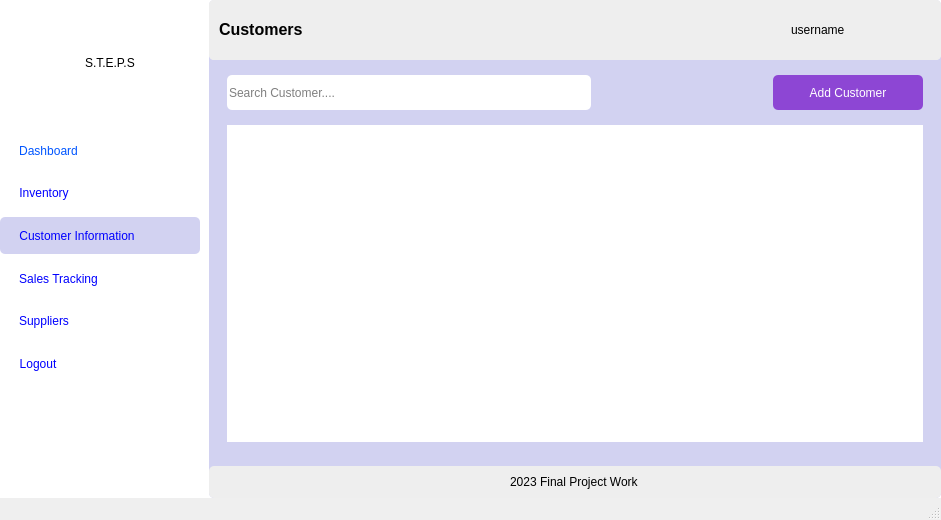
<?xml version="1.0" encoding="UTF-8"?>
<ui version="4.0">
 <class>MainWindow</class>
 <widget class="QMainWindow" name="MainWindow">
  <property name="geometry">
   <rect>
    <x>0</x>
    <y>0</y>
    <width>941</width>
    <height>520</height>
   </rect>
  </property>
  <property name="windowTitle">
   <string>Customers</string>
  </property>
  <property name="styleSheet">
   <string notr="true">MainWindow{
	background-color: #ffe135
}</string>
  </property>
  <widget class="QWidget" name="centralwidget">
   <property name="styleSheet">
    <string notr="true">background-color: rgb(255, 255, 255);</string>
   </property>
   <layout class="QHBoxLayout" name="horizontalLayout">
    <property name="spacing">
     <number>9</number>
    </property>
    <property name="leftMargin">
     <number>0</number>
    </property>
    <property name="topMargin">
     <number>0</number>
    </property>
    <property name="rightMargin">
     <number>0</number>
    </property>
    <property name="bottomMargin">
     <number>0</number>
    </property>
    <item>
     <widget class="QWidget" name="widget_2" native="true">
      <property name="minimumSize">
       <size>
        <width>200</width>
        <height>0</height>
       </size>
      </property>
      <property name="maximumSize">
       <size>
        <width>200</width>
        <height>16777215</height>
       </size>
      </property>
      <property name="styleSheet">
       <string notr="true">border-radius: 5px;</string>
      </property>
      <layout class="QVBoxLayout" name="verticalLayout_8">
       <property name="leftMargin">
        <number>0</number>
       </property>
       <property name="topMargin">
        <number>0</number>
       </property>
       <property name="rightMargin">
        <number>0</number>
       </property>
       <property name="bottomMargin">
        <number>0</number>
       </property>
       <item alignment="Qt::AlignTop">
        <widget class="QWidget" name="widget_3" native="true">
         <property name="sizePolicy">
          <sizepolicy hsizetype="Preferred" vsizetype="Maximum">
           <horstretch>0</horstretch>
           <verstretch>0</verstretch>
          </sizepolicy>
         </property>
         <property name="minimumSize">
          <size>
           <width>200</width>
           <height>400</height>
          </size>
         </property>
         <property name="maximumSize">
          <size>
           <width>200</width>
           <height>800</height>
          </size>
         </property>
         <property name="styleSheet">
          <string notr="true">border-radius: 5px;</string>
         </property>
         <layout class="QVBoxLayout" name="verticalLayout">
          <property name="leftMargin">
           <number>0</number>
          </property>
          <property name="topMargin">
           <number>0</number>
          </property>
          <property name="rightMargin">
           <number>0</number>
          </property>
          <property name="bottomMargin">
           <number>0</number>
          </property>
          <item>
           <widget class="QWidget" name="widget" native="true">
            <property name="sizePolicy">
             <sizepolicy hsizetype="Expanding" vsizetype="Expanding">
              <horstretch>0</horstretch>
              <verstretch>0</verstretch>
             </sizepolicy>
            </property>
            <property name="maximumSize">
             <size>
              <width>16777215</width>
              <height>90</height>
             </size>
            </property>
            <property name="styleSheet">
             <string notr="true"/>
            </property>
            <layout class="QHBoxLayout" name="horizontalLayout_4">
             <item>
              <widget class="QLabel" name="label_2">
               <property name="sizePolicy">
                <sizepolicy hsizetype="Maximum" vsizetype="Maximum">
                 <horstretch>0</horstretch>
                 <verstretch>0</verstretch>
                </sizepolicy>
               </property>
               <property name="maximumSize">
                <size>
                 <width>70</width>
                 <height>70</height>
                </size>
               </property>
               <property name="text">
                <string/>
               </property>
               <property name="pixmap">
                <pixmap>../icons/point-of-sale.png</pixmap>
               </property>
               <property name="scaledContents">
                <bool>true</bool>
               </property>
              </widget>
             </item>
             <item>
              <widget class="QLabel" name="label">
               <property name="styleSheet">
                <string notr="true">font: 81 16pt &quot;Open Sans ExtraBold&quot;;</string>
               </property>
               <property name="text">
                <string>S.T.E.P.S</string>
               </property>
              </widget>
             </item>
            </layout>
           </widget>
          </item>
          <item>
           <widget class="QWidget" name="widget_6" native="true">
            <property name="maximumSize">
             <size>
              <width>16777215</width>
              <height>250</height>
             </size>
            </property>
            <layout class="QVBoxLayout" name="verticalLayout_12">
             <property name="leftMargin">
              <number>0</number>
             </property>
             <property name="topMargin">
              <number>0</number>
             </property>
             <property name="rightMargin">
              <number>0</number>
             </property>
             <property name="bottomMargin">
              <number>0</number>
             </property>
             <item>
              <widget class="QWidget" name="widget_12" native="true">
               <property name="maximumSize">
                <size>
                 <width>16777215</width>
                 <height>40</height>
                </size>
               </property>
               <property name="styleSheet">
                <string notr="true"/>
               </property>
               <layout class="QVBoxLayout" name="verticalLayout_21">
                <property name="leftMargin">
                 <number>19</number>
                </property>
                <property name="topMargin">
                 <number>0</number>
                </property>
                <property name="rightMargin">
                 <number>0</number>
                </property>
                <property name="bottomMargin">
                 <number>0</number>
                </property>
                <item alignment="Qt::AlignLeft">
                 <widget class="QPushButton" name="dashboard">
                  <property name="sizePolicy">
                   <sizepolicy hsizetype="Minimum" vsizetype="Expanding">
                    <horstretch>0</horstretch>
                    <verstretch>0</verstretch>
                   </sizepolicy>
                  </property>
                  <property name="styleSheet">
                   <string notr="true">font: 75 10pt &quot;MS Shell Dlg 2&quot;;
color: rgb(0, 85, 255);</string>
                  </property>
                  <property name="text">
                   <string>Dashboard</string>
                  </property>
                  <property name="icon">
                   <iconset>
                    <normaloff>../icons/dashboard-report-icon.png</normaloff>../icons/dashboard-report-icon.png</iconset>
                  </property>
                 </widget>
                </item>
               </layout>
              </widget>
             </item>
             <item>
              <widget class="QWidget" name="widget_20" native="true">
               <property name="maximumSize">
                <size>
                 <width>16777215</width>
                 <height>40</height>
                </size>
               </property>
               <layout class="QVBoxLayout" name="verticalLayout_22">
                <property name="leftMargin">
                 <number>19</number>
                </property>
                <property name="topMargin">
                 <number>0</number>
                </property>
                <property name="rightMargin">
                 <number>0</number>
                </property>
                <property name="bottomMargin">
                 <number>0</number>
                </property>
                <item alignment="Qt::AlignLeft">
                 <widget class="QPushButton" name="products">
                  <property name="sizePolicy">
                   <sizepolicy hsizetype="Expanding" vsizetype="Expanding">
                    <horstretch>0</horstretch>
                    <verstretch>0</verstretch>
                   </sizepolicy>
                  </property>
                  <property name="minimumSize">
                   <size>
                    <width>0</width>
                    <height>0</height>
                   </size>
                  </property>
                  <property name="styleSheet">
                   <string notr="true">font: 75 10pt &quot;MS Shell Dlg 2&quot;;
color: rgb(0, 0, 255);</string>
                  </property>
                  <property name="text">
                   <string>Inventory</string>
                  </property>
                  <property name="icon">
                   <iconset>
                    <normaloff>../icons/groceries-icon.png</normaloff>../icons/groceries-icon.png</iconset>
                  </property>
                 </widget>
                </item>
               </layout>
              </widget>
             </item>
             <item>
              <widget class="QWidget" name="widget_22" native="true">
               <property name="maximumSize">
                <size>
                 <width>16777215</width>
                 <height>40</height>
                </size>
               </property>
               <property name="styleSheet">
                <string notr="true">background-color: rgb(210, 210, 241);</string>
               </property>
               <layout class="QVBoxLayout" name="verticalLayout_23">
                <property name="leftMargin">
                 <number>19</number>
                </property>
                <property name="topMargin">
                 <number>0</number>
                </property>
                <property name="rightMargin">
                 <number>0</number>
                </property>
                <property name="bottomMargin">
                 <number>0</number>
                </property>
                <item alignment="Qt::AlignLeft">
                 <widget class="QPushButton" name="customers">
                  <property name="sizePolicy">
                   <sizepolicy hsizetype="Minimum" vsizetype="Expanding">
                    <horstretch>0</horstretch>
                    <verstretch>0</verstretch>
                   </sizepolicy>
                  </property>
                  <property name="styleSheet">
                   <string notr="true">font: 75 10pt &quot;MS Shell Dlg 2&quot;;
color: rgb(0, 0, 255);</string>
                  </property>
                  <property name="text">
                   <string>Customer Information</string>
                  </property>
                  <property name="icon">
                   <iconset>
                    <normaloff>../icons/followers-friends-icon.png</normaloff>../icons/followers-friends-icon.png</iconset>
                  </property>
                 </widget>
                </item>
               </layout>
              </widget>
             </item>
             <item>
              <widget class="QWidget" name="widget_21" native="true">
               <property name="maximumSize">
                <size>
                 <width>16777215</width>
                 <height>40</height>
                </size>
               </property>
               <layout class="QVBoxLayout" name="verticalLayout_24">
                <property name="leftMargin">
                 <number>19</number>
                </property>
                <property name="topMargin">
                 <number>0</number>
                </property>
                <property name="rightMargin">
                 <number>0</number>
                </property>
                <property name="bottomMargin">
                 <number>0</number>
                </property>
                <item alignment="Qt::AlignLeft">
                 <widget class="QPushButton" name="cart">
                  <property name="sizePolicy">
                   <sizepolicy hsizetype="Minimum" vsizetype="Expanding">
                    <horstretch>0</horstretch>
                    <verstretch>0</verstretch>
                   </sizepolicy>
                  </property>
                  <property name="styleSheet">
                   <string notr="true">font: 75 10pt &quot;MS Shell Dlg 2&quot;;
color: rgb(0, 0, 255);</string>
                  </property>
                  <property name="text">
                   <string>Sales Tracking</string>
                  </property>
                  <property name="icon">
                   <iconset>
                    <normaloff>../icons/order-placed-purchased-icon.png</normaloff>../icons/order-placed-purchased-icon.png</iconset>
                  </property>
                 </widget>
                </item>
               </layout>
              </widget>
             </item>
             <item>
              <widget class="QWidget" name="widget_14" native="true">
               <layout class="QVBoxLayout" name="verticalLayout_13">
                <property name="leftMargin">
                 <number>19</number>
                </property>
                <property name="topMargin">
                 <number>0</number>
                </property>
                <property name="rightMargin">
                 <number>0</number>
                </property>
                <property name="bottomMargin">
                 <number>0</number>
                </property>
                <item alignment="Qt::AlignLeft">
                 <widget class="QPushButton" name="suppliers">
                  <property name="sizePolicy">
                   <sizepolicy hsizetype="Minimum" vsizetype="Expanding">
                    <horstretch>0</horstretch>
                    <verstretch>0</verstretch>
                   </sizepolicy>
                  </property>
                  <property name="styleSheet">
                   <string notr="true">font: 75 10pt &quot;MS Shell Dlg 2&quot;;
color: rgb(0, 0, 255);</string>
                  </property>
                  <property name="text">
                   <string>Suppliers</string>
                  </property>
                  <property name="icon">
                   <iconset>
                    <normaloff>../icons/hotel-supplier.png</normaloff>../icons/hotel-supplier.png</iconset>
                  </property>
                 </widget>
                </item>
               </layout>
              </widget>
             </item>
             <item>
              <widget class="QWidget" name="widget_23" native="true">
               <property name="maximumSize">
                <size>
                 <width>16777215</width>
                 <height>40</height>
                </size>
               </property>
               <layout class="QVBoxLayout" name="verticalLayout_25">
                <property name="leftMargin">
                 <number>19</number>
                </property>
                <property name="topMargin">
                 <number>0</number>
                </property>
                <property name="rightMargin">
                 <number>0</number>
                </property>
                <property name="bottomMargin">
                 <number>0</number>
                </property>
                <item alignment="Qt::AlignLeft">
                 <widget class="QPushButton" name="logout">
                  <property name="sizePolicy">
                   <sizepolicy hsizetype="Minimum" vsizetype="Expanding">
                    <horstretch>0</horstretch>
                    <verstretch>0</verstretch>
                   </sizepolicy>
                  </property>
                  <property name="styleSheet">
                   <string notr="true">font: 75 10pt &quot;MS Shell Dlg 2&quot;;
color: rgb(0, 0, 255);</string>
                  </property>
                  <property name="text">
                   <string>Logout</string>
                  </property>
                  <property name="icon">
                   <iconset>
                    <normaloff>../icons/sign-out-icon.png</normaloff>../icons/sign-out-icon.png</iconset>
                  </property>
                 </widget>
                </item>
               </layout>
              </widget>
             </item>
            </layout>
           </widget>
          </item>
         </layout>
        </widget>
       </item>
      </layout>
     </widget>
    </item>
    <item>
     <widget class="QWidget" name="widget_9" native="true">
      <property name="styleSheet">
       <string notr="true">background-color: rgb(210, 210, 241);
border-radius: 5px;</string>
      </property>
      <layout class="QVBoxLayout" name="verticalLayout_9">
       <property name="leftMargin">
        <number>0</number>
       </property>
       <property name="topMargin">
        <number>0</number>
       </property>
       <property name="rightMargin">
        <number>0</number>
       </property>
       <property name="bottomMargin">
        <number>0</number>
       </property>
       <item>
        <widget class="QWidget" name="widget_5" native="true">
         <property name="minimumSize">
          <size>
           <width>0</width>
           <height>60</height>
          </size>
         </property>
         <property name="styleSheet">
          <string notr="true">background-color: rgb(238, 238, 238);</string>
         </property>
         <layout class="QHBoxLayout" name="horizontalLayout_3">
          <property name="leftMargin">
           <number>0</number>
          </property>
          <property name="topMargin">
           <number>0</number>
          </property>
          <property name="rightMargin">
           <number>0</number>
          </property>
          <property name="bottomMargin">
           <number>0</number>
          </property>
          <item>
           <widget class="QLabel" name="label_3">
            <property name="styleSheet">
             <string notr="true">font: 81 8pt &quot;Open Sans ExtraBold&quot;;</string>
            </property>
            <property name="text">
             <string>&lt;html&gt;&lt;head/&gt;&lt;body&gt;&lt;p&gt;&lt;span style=&quot; font-size:12pt; font-weight:600;&quot;&gt;Customers&lt;/span&gt;&lt;/p&gt;&lt;/body&gt;&lt;/html&gt;</string>
            </property>
            <property name="margin">
             <number>9</number>
            </property>
            <property name="indent">
             <number>10</number>
            </property>
           </widget>
          </item>
          <item>
           <widget class="QLabel" name="image">
            <property name="minimumSize">
             <size>
              <width>45</width>
              <height>45</height>
             </size>
            </property>
            <property name="maximumSize">
             <size>
              <width>50</width>
              <height>50</height>
             </size>
            </property>
            <property name="styleSheet">
             <string notr="true">border-radius: 50% !important;</string>
            </property>
            <property name="text">
             <string/>
            </property>
            <property name="pixmap">
             <pixmap>../../../../../Pictures/dall-e-2.jpg</pixmap>
            </property>
            <property name="scaledContents">
             <bool>true</bool>
            </property>
           </widget>
          </item>
          <item>
           <widget class="QLabel" name="username">
            <property name="minimumSize">
             <size>
              <width>0</width>
              <height>0</height>
             </size>
            </property>
            <property name="maximumSize">
             <size>
              <width>150</width>
              <height>16777215</height>
             </size>
            </property>
            <property name="styleSheet">
             <string notr="true">font: 12pt &quot;Lucida Sans Unicode&quot;;</string>
            </property>
            <property name="text">
             <string>username</string>
            </property>
           </widget>
          </item>
         </layout>
        </widget>
       </item>
       <item>
        <widget class="QWidget" name="widget_10" native="true">
         <property name="sizePolicy">
          <sizepolicy hsizetype="Expanding" vsizetype="Expanding">
           <horstretch>0</horstretch>
           <verstretch>0</verstretch>
          </sizepolicy>
         </property>
         <property name="minimumSize">
          <size>
           <width>475</width>
           <height>198</height>
          </size>
         </property>
         <layout class="QVBoxLayout" name="verticalLayout_6">
          <item>
           <widget class="QWidget" name="widget_25" native="true">
            <property name="sizePolicy">
             <sizepolicy hsizetype="Preferred" vsizetype="Expanding">
              <horstretch>0</horstretch>
              <verstretch>0</verstretch>
             </sizepolicy>
            </property>
            <property name="maximumSize">
             <size>
              <width>16777215</width>
              <height>35</height>
             </size>
            </property>
            <layout class="QHBoxLayout" name="horizontalLayout_2">
             <property name="leftMargin">
              <number>9</number>
             </property>
             <property name="topMargin">
              <number>0</number>
             </property>
             <property name="rightMargin">
              <number>9</number>
             </property>
             <property name="bottomMargin">
              <number>0</number>
             </property>
             <item>
              <widget class="QWidget" name="widget_4" native="true">
               <layout class="QVBoxLayout" name="verticalLayout_5">
                <property name="leftMargin">
                 <number>0</number>
                </property>
                <property name="topMargin">
                 <number>0</number>
                </property>
                <property name="rightMargin">
                 <number>0</number>
                </property>
                <property name="bottomMargin">
                 <number>0</number>
                </property>
                <item>
                 <widget class="QLineEdit" name="search">
                  <property name="sizePolicy">
                   <sizepolicy hsizetype="Expanding" vsizetype="Expanding">
                    <horstretch>0</horstretch>
                    <verstretch>0</verstretch>
                   </sizepolicy>
                  </property>
                  <property name="maximumSize">
                   <size>
                    <width>364</width>
                    <height>35</height>
                   </size>
                  </property>
                  <property name="styleSheet">
                   <string notr="true">background-color: rgb(255, 255, 255);
font: 10pt &quot;Open Sans&quot;;</string>
                  </property>
                  <property name="placeholderText">
                   <string>Search Customer....</string>
                  </property>
                 </widget>
                </item>
               </layout>
              </widget>
             </item>
             <item>
              <widget class="QWidget" name="widget_11" native="true">
               <property name="sizePolicy">
                <sizepolicy hsizetype="Expanding" vsizetype="Preferred">
                 <horstretch>0</horstretch>
                 <verstretch>0</verstretch>
                </sizepolicy>
               </property>
               <property name="maximumSize">
                <size>
                 <width>120</width>
                 <height>16777215</height>
                </size>
               </property>
               <layout class="QVBoxLayout" name="verticalLayout_7">
                <property name="leftMargin">
                 <number>0</number>
                </property>
                <property name="topMargin">
                 <number>0</number>
                </property>
                <property name="rightMargin">
                 <number>0</number>
                </property>
                <property name="bottomMargin">
                 <number>0</number>
                </property>
               </layout>
              </widget>
             </item>
             <item>
              <widget class="QWidget" name="widget_8" native="true">
               <property name="maximumSize">
                <size>
                 <width>150</width>
                 <height>16777215</height>
                </size>
               </property>
               <layout class="QVBoxLayout" name="verticalLayout_4">
                <property name="spacing">
                 <number>6</number>
                </property>
                <property name="leftMargin">
                 <number>0</number>
                </property>
                <property name="topMargin">
                 <number>0</number>
                </property>
                <property name="rightMargin">
                 <number>0</number>
                </property>
                <property name="bottomMargin">
                 <number>0</number>
                </property>
               </layout>
              </widget>
             </item>
             <item>
              <widget class="QWidget" name="widget_7" native="true">
               <property name="maximumSize">
                <size>
                 <width>150</width>
                 <height>16777215</height>
                </size>
               </property>
               <layout class="QVBoxLayout" name="verticalLayout_3">
                <property name="leftMargin">
                 <number>0</number>
                </property>
                <property name="topMargin">
                 <number>0</number>
                </property>
                <property name="rightMargin">
                 <number>0</number>
                </property>
                <property name="bottomMargin">
                 <number>0</number>
                </property>
                <item>
                 <widget class="QPushButton" name="add_new_cat_2">
                  <property name="sizePolicy">
                   <sizepolicy hsizetype="Expanding" vsizetype="Expanding">
                    <horstretch>0</horstretch>
                    <verstretch>0</verstretch>
                   </sizepolicy>
                  </property>
                  <property name="maximumSize">
                   <size>
                    <width>150</width>
                    <height>50</height>
                   </size>
                  </property>
                  <property name="styleSheet">
                   <string notr="true">background-color: rgb(141, 70, 212);
color: rgb(255, 255, 255);
font: 75 11pt &quot;Open Sans Extrabold&quot;;</string>
                  </property>
                  <property name="text">
                   <string>Add Customer</string>
                  </property>
                  <property name="icon">
                   <iconset>
                    <normaloff>../icons/icons8-customer-64.png</normaloff>../icons/icons8-customer-64.png</iconset>
                  </property>
                  <property name="iconSize">
                   <size>
                    <width>32</width>
                    <height>22</height>
                   </size>
                  </property>
                 </widget>
                </item>
               </layout>
              </widget>
             </item>
            </layout>
           </widget>
          </item>
          <item>
           <widget class="QFrame" name="frame_7">
            <property name="sizePolicy">
             <sizepolicy hsizetype="Preferred" vsizetype="Expanding">
              <horstretch>0</horstretch>
              <verstretch>0</verstretch>
             </sizepolicy>
            </property>
            <layout class="QVBoxLayout" name="verticalLayout_10">
             <item>
              <widget class="QTableWidget" name="customer_table">
               <property name="font">
                <font>
                 <family>Open Sans ExtraBold</family>
                 <pointsize>10</pointsize>
                 <weight>75</weight>
                 <bold>true</bold>
                </font>
               </property>
               <property name="cursor" stdset="0">
                <cursorShape>PointingHandCursor</cursorShape>
               </property>
               <property name="autoFillBackground">
                <bool>true</bool>
               </property>
               <property name="styleSheet">
                <string notr="true">background-color: rgb(255, 255, 255);</string>
               </property>
              </widget>
             </item>
            </layout>
           </widget>
          </item>
         </layout>
        </widget>
       </item>
       <item>
        <widget class="QWidget" name="widget_13" native="true">
         <property name="styleSheet">
          <string notr="true">background-color: rgb(238, 238, 238);</string>
         </property>
         <layout class="QVBoxLayout" name="verticalLayout_2">
          <item alignment="Qt::AlignHCenter">
           <widget class="QLabel" name="label_8">
            <property name="text">
             <string>2023 Final Project Work</string>
            </property>
           </widget>
          </item>
         </layout>
        </widget>
       </item>
      </layout>
     </widget>
    </item>
   </layout>
  </widget>
  <widget class="QStatusBar" name="statusbar"/>
  <widget class="QMenuBar" name="menubar">
   <property name="geometry">
    <rect>
     <x>0</x>
     <y>0</y>
     <width>941</width>
     <height>21</height>
    </rect>
   </property>
  </widget>
 </widget>
 <resources>
  <include location="../resources.qrc"/>
 </resources>
 <connections/>
</ui>
